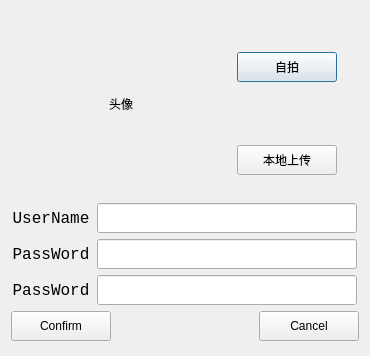
<?xml version="1.0" encoding="UTF-8"?>
<ui version="4.0">
 <class>Dialog</class>
 <widget class="QDialog" name="Dialog">
  <property name="geometry">
   <rect>
    <x>0</x>
    <y>0</y>
    <width>370</width>
    <height>356</height>
   </rect>
  </property>
  <property name="windowTitle">
   <string>Dialog</string>
  </property>
  <layout class="QHBoxLayout" name="horizontalLayout_5">
   <item>
    <layout class="QVBoxLayout" name="verticalLayout_2">
     <item>
      <layout class="QGridLayout" name="gridLayout">
       <item row="0" column="0" rowspan="2">
        <widget class="QLabel" name="avatarLabel">
         <property name="minimumSize">
          <size>
           <width>180</width>
           <height>180</height>
          </size>
         </property>
         <property name="maximumSize">
          <size>
           <width>180</width>
           <height>180</height>
          </size>
         </property>
         <property name="text">
          <string>头像</string>
         </property>
         <property name="alignment">
          <set>Qt::AlignCenter</set>
         </property>
        </widget>
       </item>
       <item row="0" column="1">
        <widget class="QPushButton" name="selfieBtn">
         <property name="minimumSize">
          <size>
           <width>100</width>
           <height>30</height>
          </size>
         </property>
         <property name="maximumSize">
          <size>
           <width>100</width>
           <height>30</height>
          </size>
         </property>
         <property name="text">
          <string>自拍</string>
         </property>
        </widget>
       </item>
       <item row="1" column="1">
        <widget class="QPushButton" name="uploadBtn">
         <property name="minimumSize">
          <size>
           <width>100</width>
           <height>30</height>
          </size>
         </property>
         <property name="maximumSize">
          <size>
           <width>100</width>
           <height>30</height>
          </size>
         </property>
         <property name="text">
          <string>本地上传</string>
         </property>
        </widget>
       </item>
      </layout>
     </item>
     <item>
      <layout class="QVBoxLayout" name="verticalLayout">
       <item>
        <layout class="QHBoxLayout" name="horizontalLayout">
         <item>
          <widget class="QLabel" name="nameLabel">
           <property name="minimumSize">
            <size>
             <width>80</width>
             <height>20</height>
            </size>
           </property>
           <property name="maximumSize">
            <size>
             <width>80</width>
             <height>20</height>
            </size>
           </property>
           <property name="font">
            <font>
             <family>Consolas</family>
             <pointsize>12</pointsize>
            </font>
           </property>
           <property name="text">
            <string>UserName</string>
           </property>
           <property name="alignment">
            <set>Qt::AlignCenter</set>
           </property>
          </widget>
         </item>
         <item>
          <widget class="QLineEdit" name="nameEdt">
           <property name="minimumSize">
            <size>
             <width>260</width>
             <height>30</height>
            </size>
           </property>
           <property name="maximumSize">
            <size>
             <width>260</width>
             <height>30</height>
            </size>
           </property>
          </widget>
         </item>
        </layout>
       </item>
       <item>
        <layout class="QHBoxLayout" name="horizontalLayout_2">
         <item>
          <widget class="QLabel" name="pwLabel_1">
           <property name="minimumSize">
            <size>
             <width>80</width>
             <height>20</height>
            </size>
           </property>
           <property name="maximumSize">
            <size>
             <width>80</width>
             <height>20</height>
            </size>
           </property>
           <property name="font">
            <font>
             <family>Consolas</family>
             <pointsize>12</pointsize>
            </font>
           </property>
           <property name="text">
            <string>PassWord</string>
           </property>
           <property name="alignment">
            <set>Qt::AlignCenter</set>
           </property>
          </widget>
         </item>
         <item>
          <widget class="QLineEdit" name="passwdEdt_1">
           <property name="minimumSize">
            <size>
             <width>260</width>
             <height>30</height>
            </size>
           </property>
           <property name="maximumSize">
            <size>
             <width>260</width>
             <height>30</height>
            </size>
           </property>
          </widget>
         </item>
        </layout>
       </item>
       <item>
        <layout class="QHBoxLayout" name="horizontalLayout_3">
         <item>
          <widget class="QLabel" name="passwdEdt_2">
           <property name="minimumSize">
            <size>
             <width>80</width>
             <height>20</height>
            </size>
           </property>
           <property name="maximumSize">
            <size>
             <width>80</width>
             <height>20</height>
            </size>
           </property>
           <property name="font">
            <font>
             <family>Consolas</family>
             <pointsize>12</pointsize>
            </font>
           </property>
           <property name="text">
            <string>PassWord</string>
           </property>
           <property name="alignment">
            <set>Qt::AlignCenter</set>
           </property>
          </widget>
         </item>
         <item>
          <widget class="QLineEdit" name="pwLabel_2">
           <property name="minimumSize">
            <size>
             <width>260</width>
             <height>30</height>
            </size>
           </property>
           <property name="maximumSize">
            <size>
             <width>260</width>
             <height>30</height>
            </size>
           </property>
          </widget>
         </item>
        </layout>
       </item>
       <item>
        <layout class="QHBoxLayout" name="horizontalLayout_4">
         <item>
          <widget class="QPushButton" name="confirmBtn">
           <property name="minimumSize">
            <size>
             <width>100</width>
             <height>30</height>
            </size>
           </property>
           <property name="maximumSize">
            <size>
             <width>100</width>
             <height>30</height>
            </size>
           </property>
           <property name="text">
            <string>Confirm</string>
           </property>
          </widget>
         </item>
         <item>
          <spacer name="hSpace_1">
           <property name="orientation">
            <enum>Qt::Horizontal</enum>
           </property>
           <property name="sizeHint" stdset="0">
            <size>
             <width>118</width>
             <height>20</height>
            </size>
           </property>
          </spacer>
         </item>
         <item>
          <widget class="QPushButton" name="cacelBtn">
           <property name="minimumSize">
            <size>
             <width>100</width>
             <height>30</height>
            </size>
           </property>
           <property name="maximumSize">
            <size>
             <width>100</width>
             <height>30</height>
            </size>
           </property>
           <property name="text">
            <string>Cancel</string>
           </property>
          </widget>
         </item>
        </layout>
       </item>
      </layout>
     </item>
    </layout>
   </item>
  </layout>
 </widget>
 <resources/>
 <connections/>
</ui>
